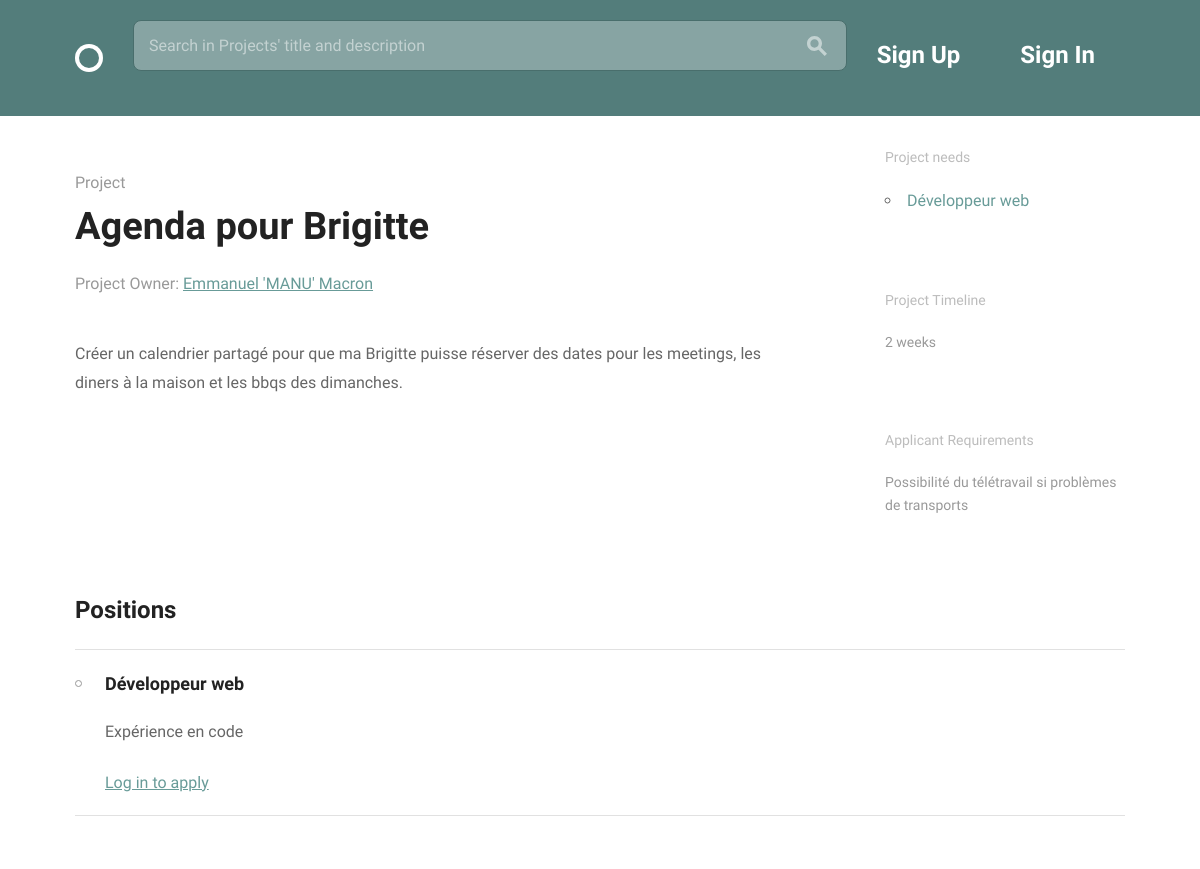
/teams/project_details/21/, run on an earlier commit of the app's database.
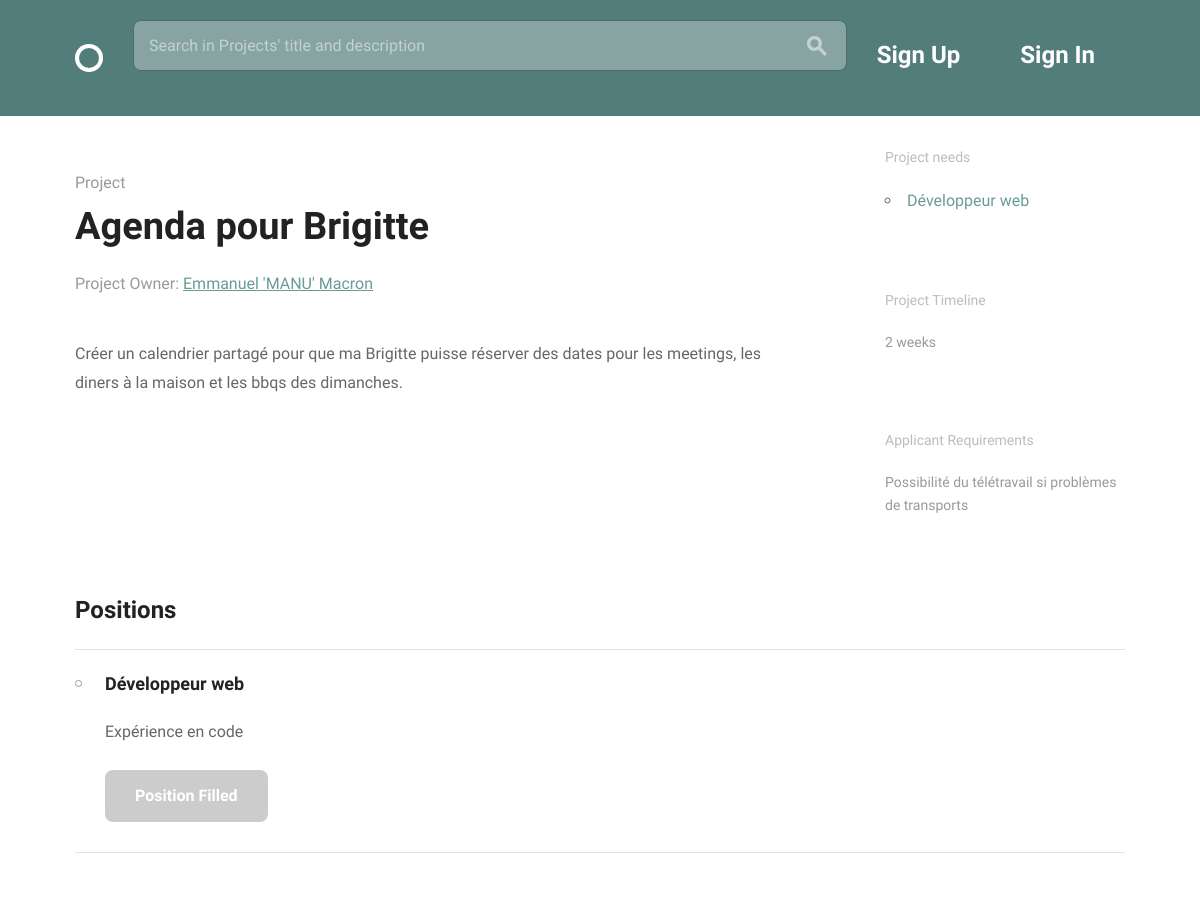
And on a later commit of the database.
### teams/models.py (models this page shows, shortened)
class Position(models.Model):
    name = models.CharField(max_length=150, blank=False)
    description = models.CharField(max_length=400, blank=False)
    related_skill = models.ForeignKey('Skill', on_delete=models.CASCADE)
    available = models.BooleanField(default=True)
    project = models.ForeignKey('Project', on_delete=models.CASCADE)

### teams/views.py (the view, shortened to what this page needs)
# urls.py: url(r'^project_details/(?P<pk>\d+)/$', views.project_details,
def project_details(request, pk):
    project = get_object_or_404(models.Project, pk=pk)
    positions = models.Position.objects.filter(
        project=project.id).order_by('name')
    return render(request, 'project_details.html', {
        'project': project, 'positions': positions, }
    )

### teams/models.py (called while the page is built)
    def __str__(self):
        return self.fullname

### teams/templates/project_details.html (shortened to what this page needs)
{% extends "layout.html" %}
{% load static %}
{% block content %}
<div class="bounds circle--page">
  <div class="grid-70">
    <div class="circle--article-byline">
      <br>
      <h4 class="circle--article--section">Project</h4>
      <h1 class="circle--article--title">{{ project.title }}</h1>
      <p class="circle--article--byline">Project Owner: <a href="{% url 'teams:creator_profile' pk=project.creator.pk %}">{{ project.creator }}</a></p>
      <br><br>
      <p class="circle--article--body">{{ project.description }}</p>
    </div>
  </div>
  <div class="grid-25 grid-push-5">
    <div class="circle--secondary--module">
      <h3>Project needs</h3>
      <ul>
        {% for position in positions%}
          <li><a>{{ position.name }}</a></li>
        {% endfor %}
      </ul>
    </div>
    <div class="circle--secondary--module">
      <h3>Project Timeline</h3>
      <p>{{ project.timeline }}</p>
    </div>
    <div class="circle--secondary--module">
      <h3>Applicant Requirements</h3>
      <p>{{ project.requirements }}</p>
    </div>
  </div>
  <div class="grid-100 circle--project--positions">
    <h2>Positions</h2>
    <ul class="circle--group--list">
      {% for position in positions%}
      <li>
        <h3>{{ position.name }}</h3>
        <p>{{ position.description }}</p>
        {% if position.available != 0 %}
          {% if user.is_authenticated %}
            <form method="POST" action="">
            {% csrf_token %}
            {% if user.profile != project.creator %}
              <input type='hidden' value='{{ position.id }}' name='position_id'>
              <input type="submit" class="button button-primary" value="Apply">
            {% endif %}
            </form>
          {% else %}
            <a href="{% url 'teams:sign_in' %}">Log in to apply</a>
          {% endif %}
        {% else %}
          <a class="button button-primary button-inactive">Position Filled</a>
        {% endif %}
      </li>
      {% endfor %}
    </ul>
  </div>
</div>
{% endblock %}

What changed in the data, as far as the page shows it:
changed Position "Développeur web": available "Log in to apply" → "Position Filled"
